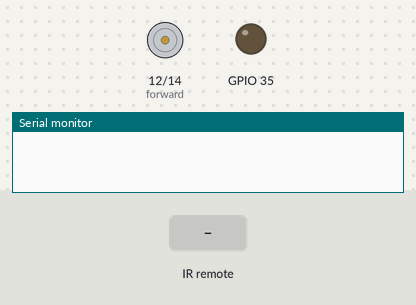
Bench run of a sketch on a simulated ESP32. Parts: motor-driver pin pairs drawn as motors (green arrow = first pin HIGH = forward, orange = second pin HIGH = backward, longer = more drive), output pins drawn as LEDs (lit = HIGH), the last lines printed to the serial monitor. Inputs (shaded band) come from the test bench.

Above: at 1.2 s.
1.3 s: infrared code 0x5A received
At 1.97 s:
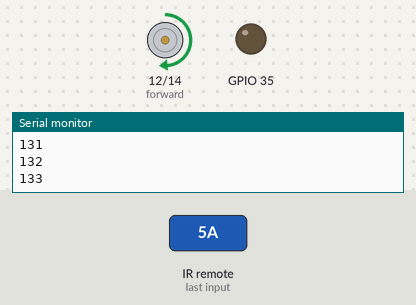
At 3.17 s:
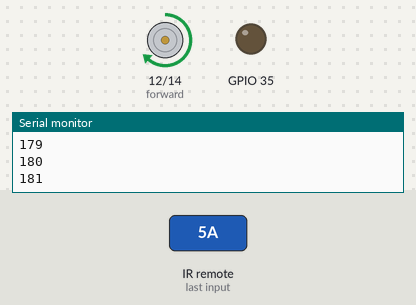
4.3 s: infrared code 0x8 received
At 4.67 s:
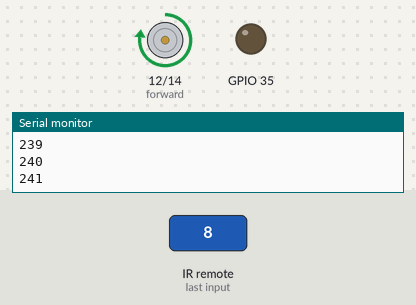
7.3 s: infrared code 0x1C received
Timing chart, 0 to 10.5 s (numbered marks = the images above; inputs shaded):
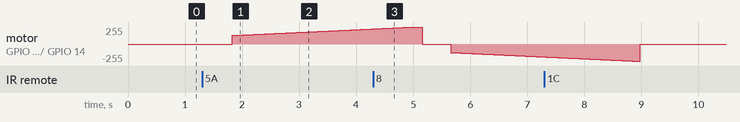

Measured:
- after the input at 1.3 s, motor on GPIO 12 (forward) / GPIO 14 (reverse): moves from stopped to forward 226/255 over 2.5 s, starting after 0.53 s

The sketch:

PWM.ino
```cpp
 #include <IRremote.h>
#define IR_RECEIVE_PIN 34
int forward = 12;
int reverse = 14;


void setup() {
  Serial.begin(9600);
  pinMode(forward,OUTPUT);
  pinMode(reverse,OUTPUT);
  //
  pinMode(35,OUTPUT);
  pinMode(35,HIGH);
  //
  digitalWrite(forward,LOW);
  digitalWrite(reverse,LOW);
  IrReceiver.begin(IR_RECEIVE_PIN); // Start the receiver
}

void loop() {
  unsigned long command;
  if (IrReceiver.decode()) {
    command = IrReceiver.decodedIRData.command;
      //Serial.println(IrReceiver.decodedIRData.decodedRawData, HEX); // Print "old" raw data
      // USE NEW 3.x FUNCTIONS
      IrReceiver.printIRResultShort(&Serial); // Print complete received data in one line

      if (command == 0x5A){
        Serial.println("clockwise");
        digitalWrite(reverse,LOW);
        delay(500);
        setMotorSpeed(forward);
        delay(100);
      } else if(command == 0x8) {
        Serial.println("anti-clockwise");
        digitalWrite(forward,LOW);
        delay(500);
        setMotorSpeed(reverse);
        delay(100);
      } else if(command == 0x1C) {
        Serial.println("stop!");
        digitalWrite(forward,LOW);
        digitalWrite(reverse,LOW);
        delay(100);
      } else{
        Serial.println("Left arrow for Anti-ClockWwise\nRightarrow for Clockwise\nOK to stop!");
      }
      IrReceiver.resume(); // Enable receiving of the next value
  }

}


void setMotorSpeed(int motorPin) {
  //pinMode(motorPin, OUTPUT);  // Set the motor pin as an output
  for (int speed = 128;speed<=255;speed++){
    analogWrite(motorPin, speed);  // Set the motor speed using PWM
    Serial.println(speed);
    delay(25);
  }
}
```
